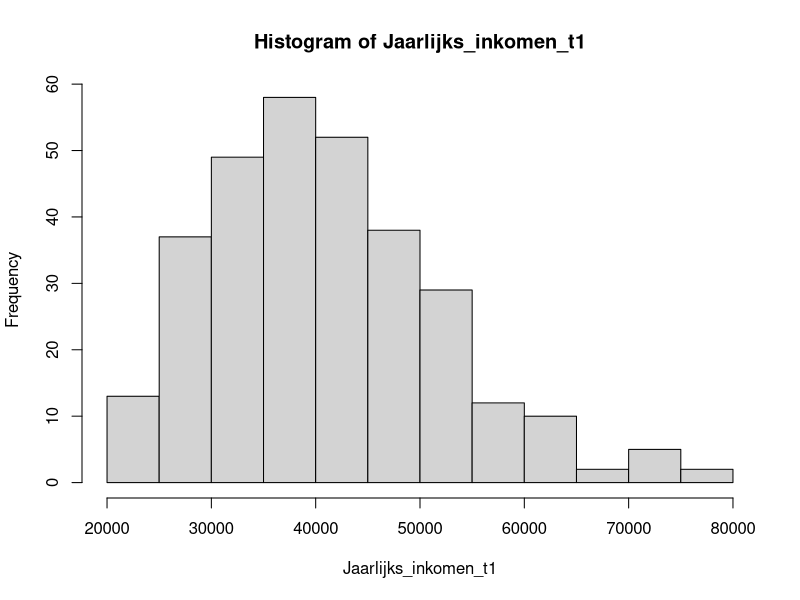
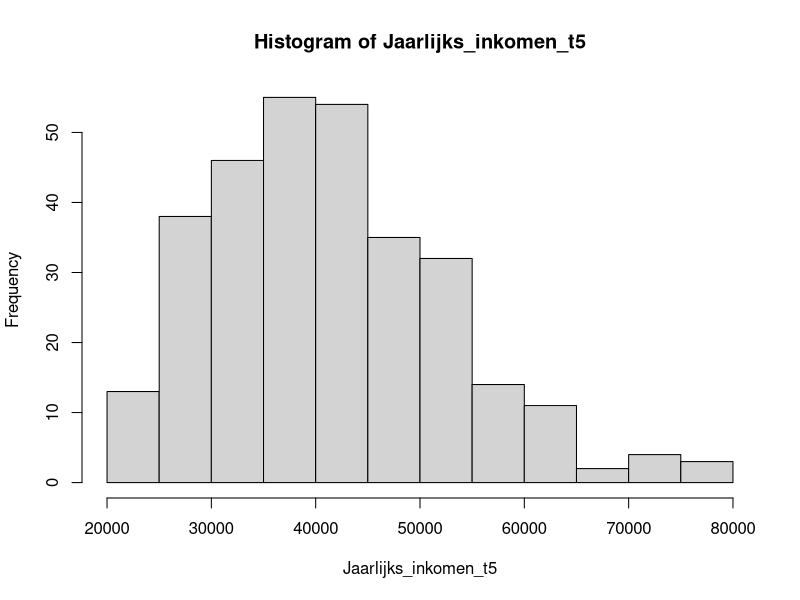

Reproduce these figures in R, in order.
## ---- chunk 1
paste0(here::here(),"/03. Includes/code/Header.R")
## ---- chunk 2
library(stringr)
Round_and_format <- function(x, digits = 2) {
  x <- as.character(round(x, digits))
  x <- str_replace(x, "[.]", ",")
  return(x)
}
## ---- chunk 3
RNGkind(sample.kind = "Rounding")
set.seed(1)
Mogelijkheden <- c(1616:7000)

p_t1 <- c(
  rep(0.4,  385),     #1616-2000
  rep(0.55, 400),     #2000-2400
  rep(0.7,  400),     #2401-2800
  rep(0.8,  400),     #2801-3200
  rep(0.65, 400),     #3201-3600
  rep(0.45, 400),     #3601-4000
  rep(0.2,  1000),    #4001-5000
  rep(0.1,  1000),    #5001-6000
  rep(0.01, 1000)     #6001-7000
)
Jaarlijks_inkomen_t1 <- replicate(307, 13*(sample(Mogelijkheden, 1, replace=TRUE, p_t1)))


Promotie_mogelijkheden <- c(0, 650, 1300, 2600, 6500, -650, -1300, -2600)
Weging               <- c(800, 400,  200,   100,  10,  200,   100,    50)
Opslag <- sample(Promotie_mogelijkheden, 307, replace=TRUE, Weging)
Jaarlijks_inkomen_t5 <- Jaarlijks_inkomen_t1 + Opslag
## ---- chunk 4
mean(Jaarlijks_inkomen_t1)
sd(Jaarlijks_inkomen_t1)
median(Jaarlijks_inkomen_t1)
hist(Jaarlijks_inkomen_t1)
mean(Jaarlijks_inkomen_t5)
sd(Jaarlijks_inkomen_t5)
median(Jaarlijks_inkomen_t5)
hist(Jaarlijks_inkomen_t5)
## ---- chunk 5
library(nortest)
## ---- chunk 6
lillie.test(Jaarlijks_inkomen_t1)
lillie.test(Jaarlijks_inkomen_t5)
## ---- chunk 7
wilcox.test(Jaarlijks_inkomen_t5, Jaarlijks_inkomen_t1, paired=TRUE, alternative = "greater")
